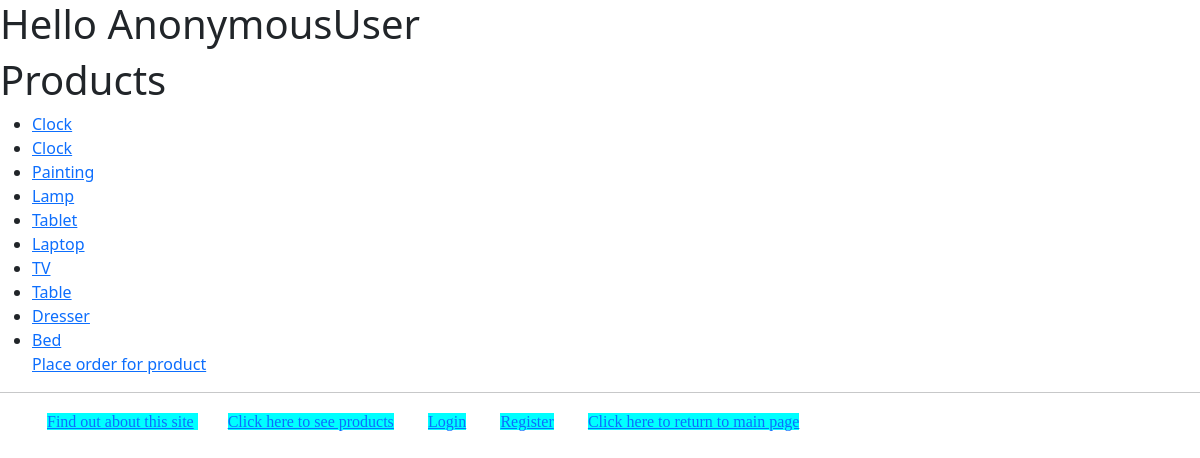
The page /myapp/products on the database its author committed.
### myapp/models.py (models this page shows, shortened)
class Product(models.Model):
    category = models.ForeignKey(Category, related_name='products', on_delete=models.CASCADE)
    name = models.CharField(max_length=200)
    price = models.DecimalField(max_digits=10, decimal_places=2)
    stock = models.PositiveIntegerField(validators=[MinValueValidator(0), MaxValueValidator(1000)],
                                        default=100)
    available = models.BooleanField(default=True)
    description = models.TextField(null=True, blank=True)
    Interested = models.PositiveIntegerField(default=0)

### myapp/views.py (the view)
# urls.py: path(r'products', views.products, name='products'),
def products(request):
    prodlist = Product.objects.all().order_by('id')[:10]
    return render(request, 'myapp/products.html', {'prod_list': prodlist})

### templates/myapp/products.html (shortened to what this page needs)
{% extends "myapp/base.html" %}
{% block body_block %}
    <h1>Products</h1>
    <ul>
        {% if prod_list %}
        {% for product in prod_list %}
            <li>
                <a href="{% url 'myapp:products' %}/{{product.id}}"> {{ product.name }} </a>
            </li>
        {% endfor %}
        <p><a href="{% url 'myapp:place_order' %}"> Place order for product </a></p>
        {% else %}
            <p> No products available </p>
        {% endif %}
    </ul>
{% endblock %}

### rows shown on the page
Product: name "Clock"
Product: name "Clock"
Product: name "Painting"
Product: name "Lamp"
Product: name "Tablet"
Product: name "Laptop"
Product: name "TV"
Product: name "Table"
Product: name "Dresser"
Product: name "Bed"
